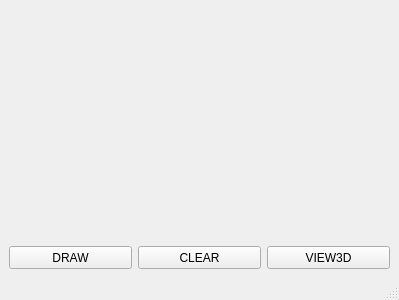
<?xml version="1.0" encoding="UTF-8"?>
<ui version="4.0">
 <class>MainWindow</class>
 <widget class="QMainWindow" name="MainWindow">
  <property name="geometry">
   <rect>
    <x>0</x>
    <y>0</y>
    <width>399</width>
    <height>300</height>
   </rect>
  </property>
  <property name="windowTitle">
   <string>MainWindow</string>
  </property>
  <widget class="QWidget" name="centralwidget">
   <layout class="QGridLayout" name="gridLayout">
    <item row="0" column="0">
     <layout class="QVBoxLayout" name="verticalLayout" stretch="10,1">
      <item>
       <widget class="QWidget" name="container" native="true"/>
      </item>
      <item>
       <layout class="QHBoxLayout" name="horizontalLayout" stretch="1,1,1">
        <item>
         <widget class="QToolButton" name="drawBtn">
          <property name="sizePolicy">
           <sizepolicy hsizetype="Preferred" vsizetype="Preferred">
            <horstretch>0</horstretch>
            <verstretch>0</verstretch>
           </sizepolicy>
          </property>
          <property name="text">
           <string>DRAW</string>
          </property>
         </widget>
        </item>
        <item>
         <widget class="QToolButton" name="clsBtn">
          <property name="sizePolicy">
           <sizepolicy hsizetype="Preferred" vsizetype="Preferred">
            <horstretch>0</horstretch>
            <verstretch>0</verstretch>
           </sizepolicy>
          </property>
          <property name="text">
           <string>CLEAR</string>
          </property>
         </widget>
        </item>
        <item>
         <widget class="QToolButton" name="mol3DBtn">
          <property name="sizePolicy">
           <sizepolicy hsizetype="Preferred" vsizetype="Preferred">
            <horstretch>0</horstretch>
            <verstretch>0</verstretch>
           </sizepolicy>
          </property>
          <property name="text">
           <string>VIEW3D</string>
          </property>
         </widget>
        </item>
       </layout>
      </item>
     </layout>
    </item>
   </layout>
  </widget>
  <widget class="QMenuBar" name="menubar">
   <property name="geometry">
    <rect>
     <x>0</x>
     <y>0</y>
     <width>399</width>
     <height>27</height>
    </rect>
   </property>
  </widget>
  <widget class="QStatusBar" name="statusbar"/>
 </widget>
 <resources/>
 <connections/>
</ui>
